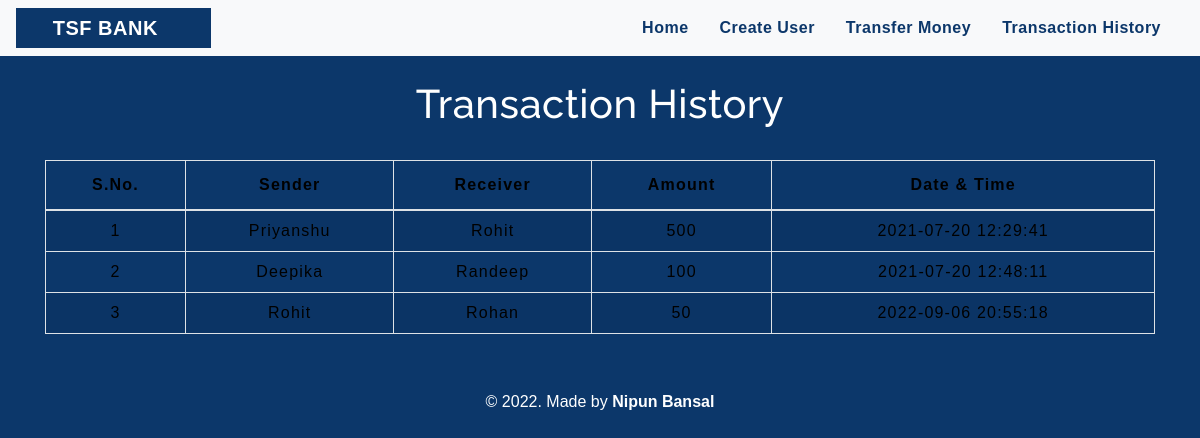
The page /transactionhistory.php on the database its author committed.
### tables this page shows
CREATE TABLE `transaction` (
  `sno` int(3) NOT NULL,
  `sender` text NOT NULL,
  `receiver` text NOT NULL,
  `balance` int(8) NOT NULL,
  `datetime` datetime NOT NULL DEFAULT current_timestamp()
);

### transactionhistory.php (the view, shortened to what this page needs)
<!DOCTYPE html>
<html lang="en">
<head>
    <link rel="stylesheet" href="https://stackpath.bootstrapcdn.com/bootstrap/4.5.2/css/bootstrap.min.css">
    <link rel="stylesheet" type="text/css" href="css/table.css">
    <link rel="stylesheet" type="text/css" href="css/navbar.css">
</head>
<body style="background-color : #0C376A;">
<?php
  include 'navbar.php';
?>
	<div class="container">
        <h2 class="text-center pt-4" style="color : white;">Transaction History</h2>
       <br>
       <div class="table-responsive-sm">
    <table class="table table-hover table-striped table-condensed table-bordered">
        <thead style="color : black;">
            <tr>
                <th class="text-center">S.No.</th>
                <th class="text-center">Sender</th>
                <th class="text-center">Receiver</th>
                <th class="text-center">Amount</th>
                <th class="text-center">Date & Time</th>
            </tr>
        </thead>
        <tbody>
        <?php
            include 'config.php';
            $sql ="select * from transaction";
            $query =mysqli_query($conn, $sql);
            while($rows = mysqli_fetch_assoc($query))
            {
        ?>
            <tr style="color : black;">
            <td class="py-2"><?php echo $rows['sno']; ?></td>
            <td class="py-2"><?php echo $rows['sender']; ?></td>
            <td class="py-2"><?php echo $rows['receiver']; ?></td>
            <td class="py-2"><?php echo $rows['balance']; ?> </td>
            <td class="py-2"><?php echo $rows['datetime']; ?> </td>
        <?php
            }
        ?>
        </tbody>
    </table>
    </div>
</div>
<footer class="text-center mt-5 py-2">
    <p style="color: white;">&copy 2022. Made by <b>Nipun Bansal</b></p>
</footer>
</body>
</html>

### css/table.css (style rules this page uses)
* { padding: 0; margin: 0; box-sizing: border-box; font-family: sans-serif; }
h2 { font-size: 40px; }
table { letter-spacing: 1.2px; }
td { text-align: center; }

### css/navbar.css (style rules this page uses)
h2 { color: #ffffff; letter-spacing: 0.5px; font-family: raleway; }

### rows shown on the page
transaction: sno "1", sender "Priyanshu", receiver "Rohit", balance "500", datetime "2021-07-20 12:29:41"
transaction: sno "2", sender "Deepika", receiver "Randeep", balance "100", datetime "2021-07-20 12:48:11"
transaction: sno "3", sender "Rohit", receiver "Rohan", balance "50", datetime "2022-09-06 20:55:18"
